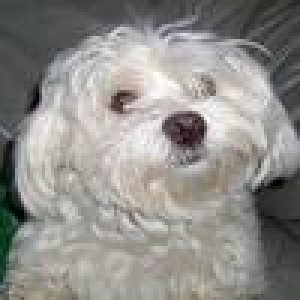
#> input picture Images/n02085936-Maltese_dog/cropped_images/n02085936_10073.jpg, 100 x 100 px (shown 3 times larger)
$ jupyter execute --allow-errors Bhanu_assignment.ipynb   (older library calls are emulated)
#> lines starting #> are read from the running program, lines starting #| are printed output that depends on the picture
[cell 1]
import cv2 as cv
import pandas as pd
import numpy as np
import glob
import sys
import random
import xml.etree.ElementTree as ET
from pathlib import Path
from PIL import Image
import matplotlib.pyplot as plt
from sklearn.decomposition import PCA
from sklearn.preprocessing import StandardScaler

[cell 2]
#config dictionary
config_dictionary ={"Image_set":"C:\\Users\\sande\\OneDrive\\Desktop\\Data_mining\\Images\\",
                    "bread_info":["n02085936-Maltese_dog","n02096294-Australian_terrier",\
                                  "n02106550-Rottweiler","n02092339-Weimaraner"]
                 }

[cell 3]
#file lister
files_dict={}
for bread in config_dictionary['bread_info']:
    files_dict[bread]=glob.glob(config_dictionary['Image_set']+bread+"/*.jpg")
    #removing un-wanted files in image folders
    if '.DS_Store' in files_dict[bread]:
            files_dict[bread].remove('.DS_Store')

[cell 4]
# image modification
modify_dict ={}
#> (the rest of this cell did not finish here and is left out)

[cell 5]
# plotting the first two images found in each bread
for bread in list(files_dict.keys()):
    files = files_dict[bread][0:2]
    for file in files:
        file = file.replace(bread+"/",bread+"/cropped_images/")
        image = cv.imread(file,cv.IMREAD_GRAYSCALE)
#> image: shape (100, 100); min 0, max 255, mean 142.9
        plt.subplot(1,4,1)
        plt.imshow(image,cmap='gray')
        plt.title('Gray scale source Image')
        plt.subplot(1,4,3)
        hist,bin = np.histogram(image.ravel(),256,[0,255])
#> hist = 256 values, max 122 at index 76, min 1 at index 2, mean 39.06; bin = 257 values from 0 to 255
        plt.xlim([0,255])
        plt.plot(hist)
        plt.title('Gray scale histogram source Image')
        plt.show()
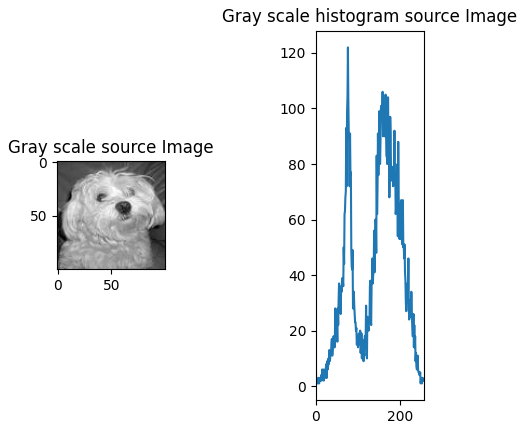
#> figure drawn by matplotlib, 2 panels; panel 2: curve peaks at x = 76, y = 122

[cell 6]
# plotting equalize histograms the first two images found in each bread
for bread in list(files_dict.keys()):
    files = files_dict[bread][0:2]
    for file in files:
        file = file.replace(bread+"/",bread+"/cropped_images/")
        image = cv.imread(file,cv.IMREAD_GRAYSCALE)
        image = cv.equalizeHist(image)
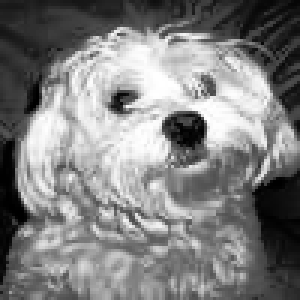
#> image: shape (100, 100) (shown 3 times larger); min 0, max 255, mean 128.2
        plt.subplot(1,4,1)
        plt.imshow(image,cmap='gray')
        plt.title('Equalize Gray scale source Image')
        plt.subplot(1,4,3)
        hist,bin = np.histogram(image.ravel(),256,[0,255])
#> hist = 256 values, max 122 at index 45, min 0 at index 26, mean 39.06
        plt.xlim([0,255])
        plt.plot(hist)
        plt.title('Equalize Gray scale histogram source Image')
        plt.show()
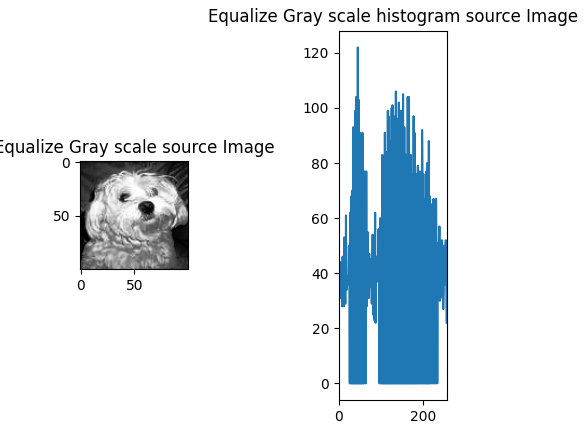
#> figure drawn by matplotlib, 2 panels; panel 2: curve peaks at x = 45, y = 122

[cell 7]
selected_image = files_dict["n02085936-Maltese_dog"][0]
selected_image = selected_image.replace("n02085936-Maltese_dog/","n02085936-Maltese_dog/cropped_images/")
image = cv.imread(selected_image,0)
equ_image = cv.equalizeHist(image)
plt.subplot(1,2,1)
plt.imshow(image,cmap='gray')
plt.title('Gray scale source image')
plt.subplot(1,2,2)
plt.imshow(equ_image,cmap="gray")
plt.title('Equalize orginal Gray scale image')
plt.show()
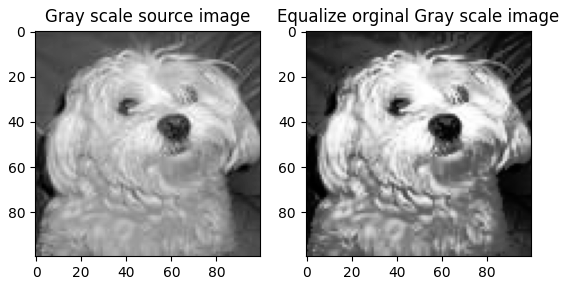
#> figure drawn by matplotlib, 2 panels
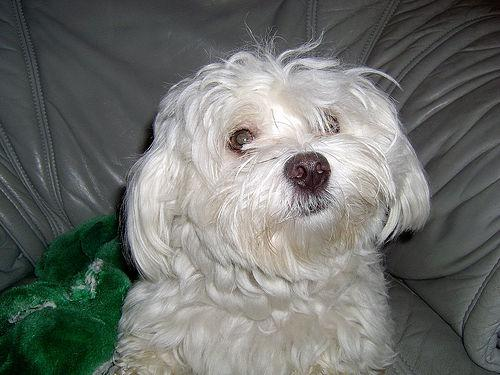
#> input picture Images/n02085936-Maltese_dog/n02085936_10073.jpg, 500 x 375 px
#> further down, image is the input picture: shape (375, 500, 3); mean B, G, R 108.5, 112.3, 109.4
#> `plt.show()`:
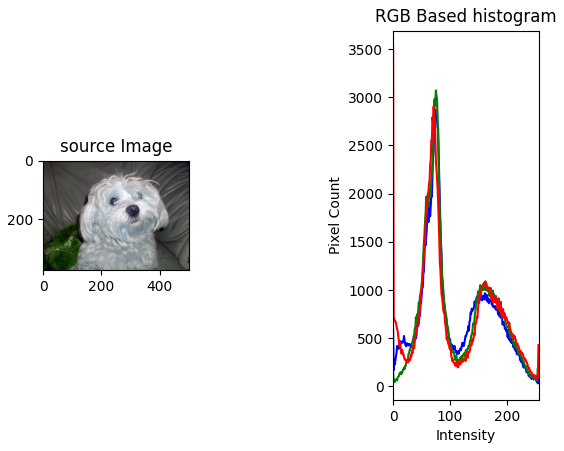
#> figure drawn by matplotlib, 2 panels; B, G, R data is drawn as R, G, B; panel 2: curve peaks at x = 74, y = 2875; panel 2: curve peaks at x = 75, y = 3070; panel 2: curve peaks at x = 0, y = 3517

## observation -  Grey scale image is converted to Equalize original grey scale image which brightend the image.

#> (a cell that did not finish here is left out)

[cell 9]
bread_chosen =['n02085936-Maltese_dog', 'n02096294-Australian_terrier']

[cell 10]
#same class distance calculator
files = files_dict[bread_chosen[0]][0:2]
image_vector_representation =[]
for file in files:
    image = cv.imread(file)
    gray_scale_image = cv.cvtColor(image, cv.COLOR_BGR2GRAY)
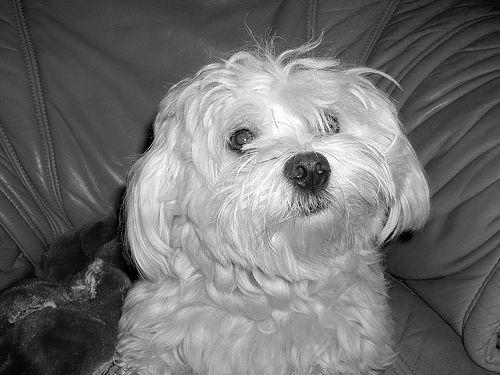
#> gray_scale_image: shape (375, 500); min 0, max 255, mean 111
    hist = cv.calcHist([gray_scale_image],[0],None,[256],[0,256])
#> hist = 256 values, max 2943 at index 75, min 60 at index 0, mean 732.4
    image_vector_representation.append(hist)

#> (the rest of this cell did not finish here and is left out)

[cell 11]
#different class distance calculator
files=[]
files.append(files_dict[bread_chosen[0]][0])
#> (the rest of this cell did not finish here and is left out)

[cell 12]
#ORB implementation
bread_chosen ='n02085936-Maltese_dog'
file = files_dict[bread_chosen][0]
image = cv.imread(file)
orb = cv.ORB_create(edgeThreshold=2,patchSize=3, nlevels=8, fastThreshold=20,scaleFactor=1.2,\
                    WTA_K=2,scoreType=cv.ORB_HARRIS_SCORE,firstLevel=0, nfeatures=30)
kp = orb.detect(image,None)
#> kp = 30 keypoints; strongest (x, y, size): (242, 148, 3.6), (337, 131, 3), (332, 126, 3), (244, 147, 5.2)
img = cv.drawKeypoints(image, kp, None, color=(0,255,0))
plt.imshow(img)
plt.show()
print("Key points extracted "+str(len(kp)))
#| Key points extracted 30

## observations - key points extracted - 30 with edgethresold - 2 and patchsize - 3.

[cell 13]
#PCA Implementation
bread_chosen =['n02085936-Maltese_dog', 'n02096294-Australian_terrier']
gray_scale_histogram_df = pd.DataFrame()
for bread in bread_chosen:
    for files in files_dict[bread]:
        image = cv.imread(files)
        gray_image = cv.cvtColor(image, cv.COLOR_BGR2GRAY)
        histogram = cv.calcHist([gray_image],[0],None,[256],[0,256])
#> histogram has the same summary as hist
        df = pd.DataFrame(histogram).T
#> df = table of 1 rows and 256 columns
        df['label']=bread
        gray_scale_histogram_df=pd.concat([gray_scale_histogram_df,df],ignore_index=True)
#> gray_scale_histogram_df = table of 1 rows and 257 columns

[cell 14]
intrim_df = gray_scale_histogram_df.loc[:,:255]
#> intrim_df = table of 1 rows and 256 columns
std_scaler = StandardScaler()
intrim_df_standardization = pd.DataFrame(std_scaler.fit_transform(intrim_df), columns=intrim_df.columns)
#> intrim_df_standardization = table of 1 rows and 256 columns
pca = PCA(n_components=2)
#> (the rest of this cell did not finish here and is left out)
